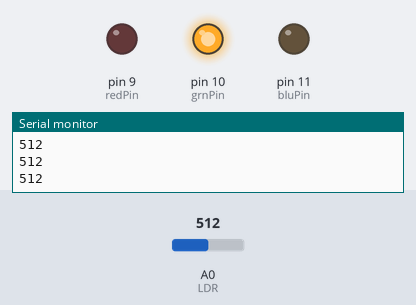
Recording of a sketch running on a simulated Arduino Uno, built with avr-gcc and run on an emulated ATmega328P. Shown: output pins drawn as LEDs (lit = HIGH), the last lines printed to the serial monitor. The test bench sets the inputs (shaded band); at power-on: A0 (LDR) = 512.

Above: at 1.2 s.
1.3 s: A0 (LDR) set to 585
2.8 s: A0 (LDR) set to 614
At 3.3 s:
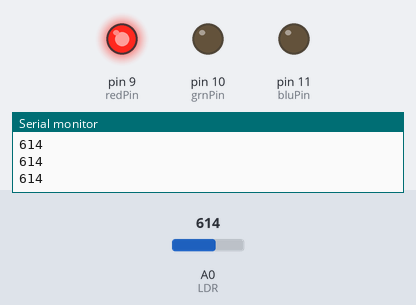
4.3 s: A0 (LDR) set to 306
At 4.8 s:
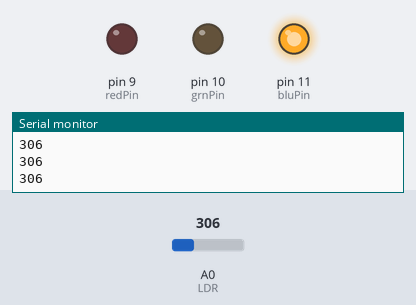
5.8 s: A0 (LDR) set to 384
7.3 s: A0 (LDR) set to 418
At 7.7 s:
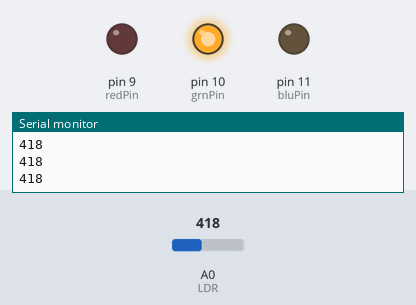
8.8 s: A0 (LDR) set to 716
At 9.8 s:
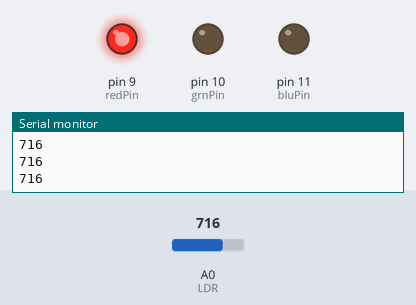
Timing chart, 0 to 11.3 s (numbered marks = the images above; inputs shaded):
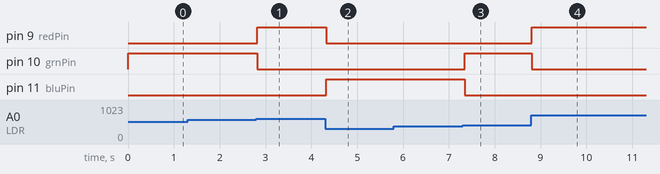

Measured:
- the behaviour switches between 600 and 601 on A0 (LDR) (found by bisection; images 0 and 1)
- the behaviour switches between 400 and 401 on A0 (LDR) (found by bisection; images 2 and 3)
- after the input at 2.8 s, pin 9 (redPin): LOW → HIGH at once; pin 10 (grnPin): HIGH → LOW at once
- after the input at 4.3 s, pin 9 (redPin): HIGH → LOW at once; pin 11 (bluPin): LOW → HIGH at once
- after the input at 7.3 s, pin 10 (grnPin): LOW → HIGH at once; pin 11 (bluPin): HIGH → LOW at once
- after the input at 8.8 s, pin 9 (redPin): LOW → HIGH at once; pin 10 (grnPin): HIGH → LOW at once

The sketch:

RGBLED_based_on_light_level.ino
```cpp
//////////////////////////////////////////
// Author: Seth Deane (sxd4738@rit.edu)
// Date Completed: 11/5/2016
// Description: Change the color of an RGB LED based on light level.
/////////////////////////////////////////

int LDR = 0;              // pin correspond to A0 of the LDR sensor on the arduino
int LDRValue = 0;         // store LDR values
int blu_sens_val = 200;   // the light level at which the LED turns blue
int grn_sens_val = 400;   // the light level at which the LED turns green
int red_sens_val = 600;   // the light level at which the LED turns red
int max_sens_val = 800;   // the light level at which the LED turns off

int redPin = 9;   // pin number of the red LED pin
int grnPin = 10;  // pin number of the green LED pin
int bluPin = 11;  // pin number of the blue LED pin

void setup() {
    Serial.begin(9600);         //start the serial monitor with 9600 buad

    pinMode(redPin, OUTPUT);    // set the red pin as output
    pinMode(grnPin, OUTPUT);    // set the green pin as output
    pinMode(bluPin, OUTPUT);    // set the blue pin as output

    // RGB Initialization
    digitalWrite(redPin, LOW);
    digitalWrite(grnPin, LOW);
    digitalWrite(bluPin, LOW);
  }

void loop() {
    // LDR STUFF
    LDRValue = analogRead(LDR);     //reads the ldr’s value through LDR
    Serial.println(LDRValue);       //prints the LDR values to serial monitor

    // 200 to 400 is BLUE
    if (LDRValue > blu_sens_val && LDRValue < grn_sens_val) {
        digitalWrite(redPin, LOW);
        digitalWrite(grnPin, LOW);
        digitalWrite(bluPin, HIGH);
    }

    // 400 to 600 is GREEN
    else if (LDRValue > grn_sens_val && LDRValue < red_sens_val) {
        digitalWrite(redPin, LOW);
        digitalWrite(grnPin, HIGH);
        digitalWrite(bluPin, LOW);
    }

    // 600 to 800 is RED
    else if (LDRValue >red_sens_val && LDRValue < max_sens_val) {
        digitalWrite(redPin, HIGH);
        digitalWrite(grnPin, LOW);
        digitalWrite(bluPin, LOW);
    }

    // PAUSE
    delay(50);
  }
```
